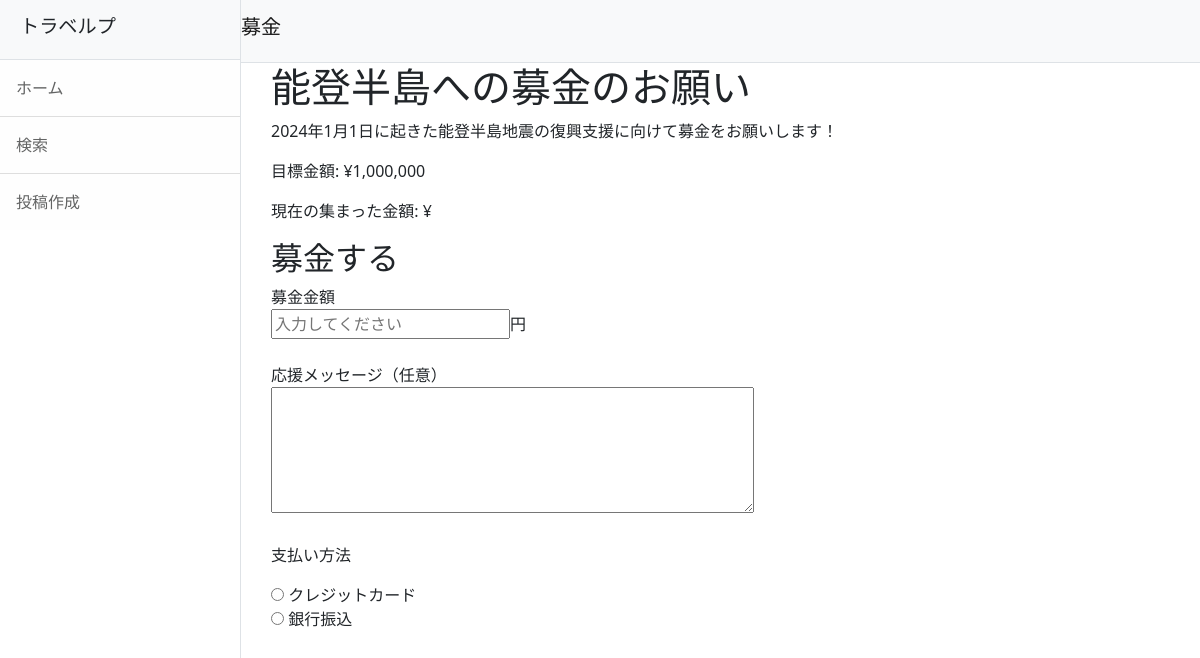
The page /fundraising/1/ on the database its author committed.
### travelp/models.py (models this page shows, shortened)
class Fundraising(models.Model):
    title = models.CharField(max_length=255)
    description = models.TextField()
    goal_amount = models.DecimalField(max_digits=10, decimal_places=2)
    collected_amount = models.DecimalField(max_digits=10, decimal_places=2, default=0)
    created_at = models.DateTimeField(auto_now_add=True)

### travelp/views.py (the view)
# urls.py: path('fundraising/<int:pk>/', views.fundraising_detail, name='fundraising_detail'),
def fundraising_detail(request, pk):
    project = get_object_or_404(Fundraising, pk=pk)
    donations = project.donations.all().order_by('-date')  # 新しい順に募金履歴を取得
    if request.method == "POST":
        form = DonationForm(request.POST)
        if form.is_valid():
            donation = form.save(commit=False)
            donation.project = project  # どの募金プロジェクトへの募金か設定
            donation.donor = request.user  # 現在のユーザーを募金者として設定
            donation.save()  # 保存
            return redirect('travelp:fundraising_detail', pk=project.pk)  # ページを再読み込み
    else:
        form = DonationForm()
    return render(request, 'fundraising/fundraising_detail.html', {
        'project': project,
        'donations': donations,
        'form': form,  # フォームをテンプレートに渡す
    })

### travelp/forms.py
class DonationForm(forms.ModelForm):
    class Meta:
        model = Donation
        fields = ['amount']

### travelp/templatetags/custom_filters.py (called while the page is built)
@register.filter
def format_with_commas(value):
    try:
        value = float(value)  # Decimal を float に変換
        return "{:,.0f}".format(value)  # 小数点なしのカンマ区切りフォーマット
    except (ValueError, TypeError):
        return value  # 数値以外ならそのまま返す

### travelp/templates/fundraising/fundraising_detail.html (shortened to what this page needs)
{% extends 'base.html' %}
{% load custom_filters %}
{% block header %}募金{% endblock %}
{% block content %}
<div class="container-fluid">
    <h1>{{ project.title }}</h1>
    <p>{{ project.description }}</p>
    <p>目標金額: ¥{{ project.goal_amount|format_with_commas }}</p>
    <p>現在の集まった金額: ¥{{ project.raised_amount|format_with_commas }}</p>
    {% if request.user.is_staff %}
    {% else %}
    {% if fundraising.is_completed %}
    <p class="text-danger">この募金は終了しました。</p>
    {% else %}
    <h2>募金する</h2>
    <form method="post" action="{% url 'travelp:donate' project.id %}">
    <label for="amount">募金金額</label></br>
    <input type="number" min="50" id="amount" name="amount" placeholder="入力してください" required>円<br><br>
        <label for="message">応援メッセージ（任意）</label></br>
    <textarea id="message" name="message" rows="5" cols="50"></textarea><br><br>
        <p>支払い方法</p>
    <fieldset>
    <div>
    <input type="radio" id="card" name="payment" value="pcard" class="radiobutton" required>
    <label for="card">クレジットカード</label>
    </div>
    <div>
    <input type="radio" id="bank" name="payment" value="pbank" class="radiobutton" required>
    <label for="bank">銀行振込</label>
    </div>
    </fieldset><br>
    </form>
    {% endif %}
    {% endif %}
{% endblock %}

### rows shown on the page
Fundraising: title "能登半島への募金のお願い", description "2024年1月1日に起きた能登半島地震の復興支援に向けて募金をお願いします！", goal_amount "1,000,000"
